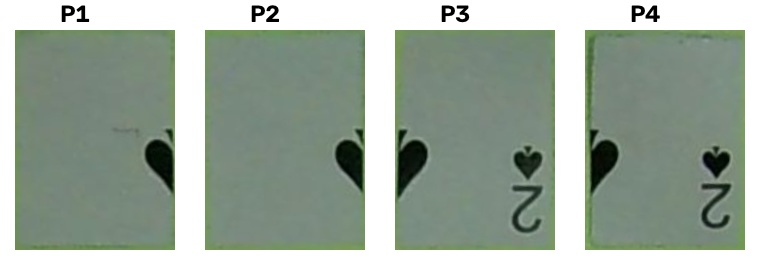
#> input picture validation/generic_reconstruct_20260731_2358/piece_sheet.jpg, 760 x 260 px
$ python challenge_two_generic_reconstruct.py --input ../../../../validation/generic_reconstruct_20260731_2358/piece_sheet.jpg --output-dir out   (older library calls are emulated)
#> lines starting #> are read from the running program, lines starting #| are printed output that depends on the picture; after the words box and inside, x2 and y2 are one past the last pixel; in counts of white or black regions, pixels touching at a corner belong together
#!/usr/bin/env python3
"""Generic offline card-piece reconstruction for 26E challenge task two.

The tool is intentionally Windows/offline friendly.  It does not use Jetson,
ROS, HMI, MCU, or mechanism state.  It reconstructs a four-piece rectangular
playing-card example by:

1. locating the green A4 plane,
2. extracting white rectangular card pieces from the upper half,
3. enumerating all 2x2 layouts and 0/180 degree orientations,
4. ranking candidates with generic card evidence:
   internal seam continuity, outer white-border quality, opposite-corner ink,
   and score margin.

It does not hardcode spade-2 semantics; the previous spade-2 photo is only a
regression sample for this generic reconstruction score.
"""

from __future__ import annotations

import argparse
import itertools
import json
import math
from pathlib import Path
from typing import Any

import cv2
import numpy as np


A4_WIDTH_MM = 210.0
A4_HEIGHT_MM = 297.0
SCALE = 4.0
WARP_WIDTH = int(A4_WIDTH_MM * SCALE)
WARP_HEIGHT = int(A4_HEIGHT_MM * SCALE)
CELL_WIDTH = 160
CELL_HEIGHT = 220


def order_quad(points: np.ndarray) -> np.ndarray:
    points = np.asarray(points, dtype=np.float32)
    sums = points.sum(axis=1)
    diffs = points[:, 0] - points[:, 1]
    return np.array(
        [
            points[np.argmin(sums)],
            points[np.argmax(diffs)],
            points[np.argmax(sums)],
            points[np.argmin(diffs)],
        ],
        dtype=np.float32,
    )


# [6 lines left out: function write_image, not called in this run]


def locate_green_a4(image: np.ndarray) -> tuple[np.ndarray, np.ndarray]:
    hsv = cv2.cvtColor(image, cv2.COLOR_BGR2HSV)
    mask = cv2.inRange(hsv, np.array([35, 35, 35]), np.array([95, 255, 255]))
    mask = cv2.morphologyEx(mask, cv2.MORPH_CLOSE, np.ones((7, 7), np.uint8), iterations=2)
    contours, _ = cv2.findContours(mask, cv2.RETR_EXTERNAL, cv2.CHAIN_APPROX_SIMPLE)
    if not contours:
        raise RuntimeError("green A4 contour not found")
    contour = max(contours, key=cv2.contourArea)
    if cv2.contourArea(contour) < 0.10 * image.shape[0] * image.shape[1]:
        raise RuntimeError("green A4 contour is too small")

    quad = order_quad(cv2.boxPoints(cv2.minAreaRect(contour)))
    destination = np.array(
        [[0, 0], [WARP_WIDTH - 1, 0], [WARP_WIDTH - 1, WARP_HEIGHT - 1], [0, WARP_HEIGHT - 1]],
        dtype=np.float32,
    )
    transform = cv2.getPerspectiveTransform(quad, destination)
    return quad, cv2.warpPerspective(image, transform, (WARP_WIDTH, WARP_HEIGHT))


def white_piece_mask(rectified: np.ndarray) -> np.ndarray:
    upper = rectified[: WARP_HEIGHT // 2]
    hsv = cv2.cvtColor(upper, cv2.COLOR_BGR2HSV)
    lab = cv2.cvtColor(upper, cv2.COLOR_BGR2Lab)
    mask = ((hsv[:, :, 1] < 85) & (hsv[:, :, 2] > 75) & (lab[:, :, 0] > 80)).astype(np.uint8) * 255
    mask = cv2.morphologyEx(mask, cv2.MORPH_CLOSE, np.ones((7, 7), np.uint8), iterations=1)
    return cv2.morphologyEx(mask, cv2.MORPH_OPEN, np.ones((5, 5), np.uint8), iterations=1)


# [8 lines left out: function extract_patch, not called in this run]


def detect_pieces(rectified: np.ndarray) -> list[dict[str, Any]]:
    contours, _ = cv2.findContours(white_piece_mask(rectified), cv2.RETR_EXTERNAL, cv2.CHAIN_APPROX_SIMPLE)
    pieces: list[dict[str, Any]] = []
    for contour in contours:
        area_px = float(cv2.contourArea(contour))
        if area_px < 3000.0 or area_px > 80000.0:
            continue
        rect = cv2.minAreaRect(contour)
        (center_x, center_y), (width, height), angle = rect
        if min(width, height) < 40.0 or max(width, height) < 80.0:
            continue
        box = cv2.boxPoints(rect).astype(np.float32)
        pieces.append(
            {
                "source_index": len(pieces) + 1,
                "center_px": [float(center_x), float(center_y)],
                "size_px": [float(width), float(height)],
                "angle_deg": float(angle),
                "area_px": area_px,
                "box_px": box.tolist(),
                "patch": extract_patch(rectified, box),
            }
        )
    pieces.sort(key=lambda item: item["center_px"][0])
    for index, piece in enumerate(pieces, 1):
        piece["piece_id"] = index
    if len(pieces) != 4:
        raise RuntimeError(f"white card piece count {len(pieces)} != 4")
    return pieces


# [94 lines left out: functions ink_mask, gradient_image, band_profile, zncc, aligned_profile_score, side_descriptor, not called in this run]


def seam_score(left: np.ndarray, left_side: str, right: np.ndarray, right_side: str) -> dict[str, float]:
    return aligned_profile_score(side_descriptor(left, left_side), side_descriptor(right, right_side))


# [37 lines left out: functions outer_border_score, corner_pair_score, not called in this run]


def make_canvas(cells: list[np.ndarray]) -> np.ndarray:
    return np.vstack([np.hstack([cells[0], cells[1]]), np.hstack([cells[2], cells[3]])])


# [113 lines left out: functions score_layout, enumerate_layouts, draw_layout, draw_piece_overlay, save_piece_sheet, strip_images and 1 more, not called in this run]


def run(input_path: Path, output_dir: Path, candidate_count: int) -> dict[str, Any]:
    output_dir.mkdir(parents=True, exist_ok=True)
    image = cv2.imread(str(input_path), cv2.IMREAD_COLOR)
    if image is None:
        raise FileNotFoundError(input_path)

    quad, rectified = locate_green_a4(image)
    pieces = detect_pieces(rectified)
    candidates = enumerate_layouts(pieces)
    best = candidates[0]
    second = candidates[1] if len(candidates) > 1 else None
    decision, gates, margin = decision_for(best, second)

    write_image(output_dir / "rectified_a4.jpg", rectified, 96)
    write_image(output_dir / "white_piece_mask.png", white_piece_mask(rectified))
    write_image(output_dir / "piece_overlay.jpg", draw_piece_overlay(rectified, pieces), 94)
    save_piece_sheet(pieces, output_dir / "piece_sheet.jpg")
    for piece in pieces:
        write_image(output_dir / f"piece_{piece['piece_id']}.jpg", piece["patch"], 94)
    write_image(output_dir / "reconstructed_clean.jpg", best["canvas"], 95)
    write_image(output_dir / "reconstructed_overlay.jpg", draw_layout(best["canvas"], f"score {best['score']:.3f}"), 95)
    for index, candidate in enumerate(candidates[:candidate_count], 1):
        write_image(
            output_dir / f"candidate_{index:02d}.jpg",
            draw_layout(candidate["canvas"], f"rank {index} score {candidate['score']:.3f}"),
            95,
        )

    report: dict[str, Any] = {
        "input": str(input_path),
        "decision": decision,
        "jetson_used": False,
        "algorithm": {
            "name": "generic_rectangular_card_grid_reconstruct",
            "hardcoded_face": False,
            "grid": "2x2",
            "candidate_count_total": len(candidates),
            "candidate_generation": "all piece permutations and 0/180-degree orientations",
            "ranking_features": [
                "internal seam ink/gradient/luma continuity",
                "outer white-border quality",
                "opposite-corner ink distribution",
                "score margin for ambiguity",
            ],
        },
        "a4_quad_px": quad.tolist(),
        "piece_count": len(pieces),
        "layout_slots": ["top_left", "top_right", "bottom_left", "bottom_right"],
        "best_layout": strip_images(best),
        "second_layout": strip_images(second) if second else None,
        "score_margin": margin,
        "gates": gates,
        "pieces": strip_images(pieces),
        "top_candidates": [strip_images(candidate) for candidate in candidates[:candidate_count]],
        "outputs": {
            "rectified_a4": str(output_dir / "rectified_a4.jpg"),
            "piece_sheet": str(output_dir / "piece_sheet.jpg"),
            "reconstructed_clean": str(output_dir / "reconstructed_clean.jpg"),
            "reconstructed_overlay": str(output_dir / "reconstructed_overlay.jpg"),
            "report_json": str(output_dir / "report.json"),
            "report_md": str(output_dir / "report.md"),
        },
        "boundary": [
            "Windows offline single-image evidence only.",
            "No Jetson runtime, ROS, serial, HMI, MCU, or mechanism validation was performed.",
            "A low score margin means the face is reconstructed but some low-texture physical piece order may remain ambiguous.",
        ],
    }
    (output_dir / "report.json").write_text(json.dumps(report, ensure_ascii=False, indent=2), encoding="utf-8")

    lines = [
        "# Generic Challenge-Two Reconstruction Report",
        "",
        f"- Decision: `{decision}`",
        f"- Jetson used: `{report['jetson_used']}`",
        f"- Hardcoded face semantics: `{report['algorithm']['hardcoded_face']}`",
        f"- Piece count: `{len(pieces)}`",
        f"- Best layout `[top_left, top_right, bottom_left, bottom_right]`: `{best['permutation']}`",
        f"- Best 180-degree rotated slots: `{best['rotated_180_slots']}`",
        f"- Score / margin: `{best['score']:.6f}` / `{margin:.6f}`",
        f"- Seam average / min / evidence: `{best['seam_average']:.6f}` / `{best['seam_min']:.6f}` / `{best['seam_evidence']:.6f}`",
        f"- Outer border score: `{best['outer_border']['score']:.6f}`",
        f"- Corner-pair score: `{best['corner_pair']['score']:.6f}`",
        "",
        "## Gates",
        "",
    ]
    for name, value in gates.items():
        lines.append(f"- `{name}`: `{value}`")
    lines += [
        "",
        "## Outputs",
        "",
        f"- Reconstructed clean: `{report['outputs']['reconstructed_clean']}`",
        f"- Reconstructed overlay: `{report['outputs']['reconstructed_overlay']}`",
        f"- Piece sheet: `{report['outputs']['piece_sheet']}`",
        "",
        "## Boundary",
        "",
        "This is a generic card-piece reconstruction score, not a Jetson or mechanism acceptance result.",
    ]
    (output_dir / "report.md").write_text("\n".join(lines) + "\n", encoding="utf-8")
    print(json.dumps({"decision": decision, "best_layout": best["permutation"], "score": best["score"], "score_margin": margin}, ensure_ascii=False))
    return report


def main() -> None:
    parser = argparse.ArgumentParser(description=__doc__)
    parser.add_argument("--input", type=Path, required=True)
    parser.add_argument("--output-dir", type=Path, required=True)
    parser.add_argument("--candidate-count", type=int, default=8)
    args = parser.parse_args()
    run(args.input, args.output_dir, max(1, args.candidate_count))
#> in run, image is the input picture: shape (260, 760, 3); mean B, G, R 154.7, 166.9, 154.1
#> in locate_green_a4, `mask = cv2.inRange(hsv, np.array([35, 35, 35]), np.array([95, 255, 255..`:
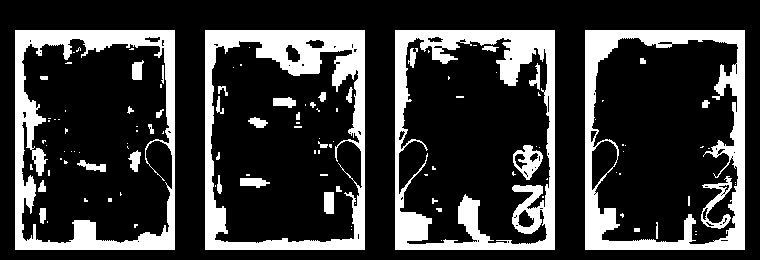
#> mask: shape (260, 760); 21.7% white; 118 white regions (78 under 20 px), largest, box (x1, y1, x2, y2) and area: (395, 30, 555, 250) 10604, (205, 30, 365, 250) 9726, (585, 30, 745, 250) 9404
#> in locate_green_a4, `mask = cv2.morphologyEx(mask, cv2.MORPH_CLOSE, np.ones((7, 7), np.uint..`:
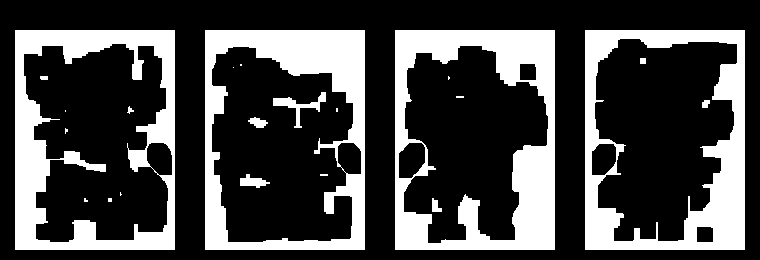
#> mask: shape (260, 760); 27.8% white; 23 white regions (11 under 20 px)
#> in locate_green_a4, `contours, _ = cv2.findContours(mask, cv2.RETR_EXTERNAL, cv2.CHAIN_APPR..`: contours = 4 contours; box (x1, y1, x2, y2) and area: (585, 30, 745, 250) 34821, (395, 30, 555, 250) 34821, (205, 30, 365, 250) 34821, (15, 30, 175, 250) 34821
#> in locate_green_a4, `contour = max(contours, key=cv2.contourArea)`: contour = [[585, 30], [585, 249], [744, 249], [744, 30]]
#> in order_quad, `points = np.asarray(points, dtype=np.float32)`: points = [[744, 249], [585, 249], [585, 30], [744, 30]]
#> in order_quad, `sums = points.sum(axis=1)`: sums = [993, 834, 615, 774]
#> in order_quad, `diffs = points[:, 0] - points[:, 1]`: diffs = [495, 336, 555, 714]
#> in locate_green_a4, `quad = order_quad(cv2.boxPoints(cv2.minAreaRect(contour)))`: quad = [[585, 30], [744, 30], [744, 249], [585, 249]]
#> in locate_green_a4, `transform = cv2.getPerspectiveTransform(quad, destination)`: transform = [[5.28, -2.33e-16, -3086.9], [7.64e-17, 5.42, -162.6], [3.39e-19, -1.07e-34, 1]]
#> in run, `quad, rectified = locate_green_a4(image)`:
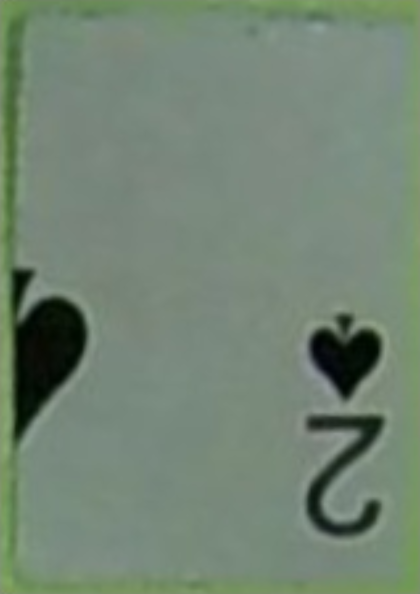
#> rectified: shape (1188, 840, 3) (shown at 1/2 size); mean B, G, R 115.2, 132.1, 114.6
#> in run, `quad, rectified = locate_green_a4(image)`: quad = [[585, 30], [744, 30], [744, 249], [585, 249]]
#> in white_piece_mask, `upper = rectified[: WARP_HEIGHT // 2]`:
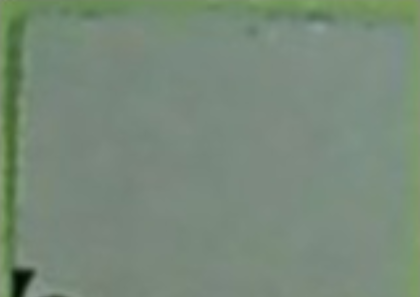
#> upper: shape (594, 840, 3) (shown at 1/2 size); mean B, G, R 121.2, 137.6, 119.9
#> in white_piece_mask, `mask = ((hsv[:, :, 1] < 85) & (hsv[:, :, 2] > 75) & (lab[:, :, 0] > 80..`:
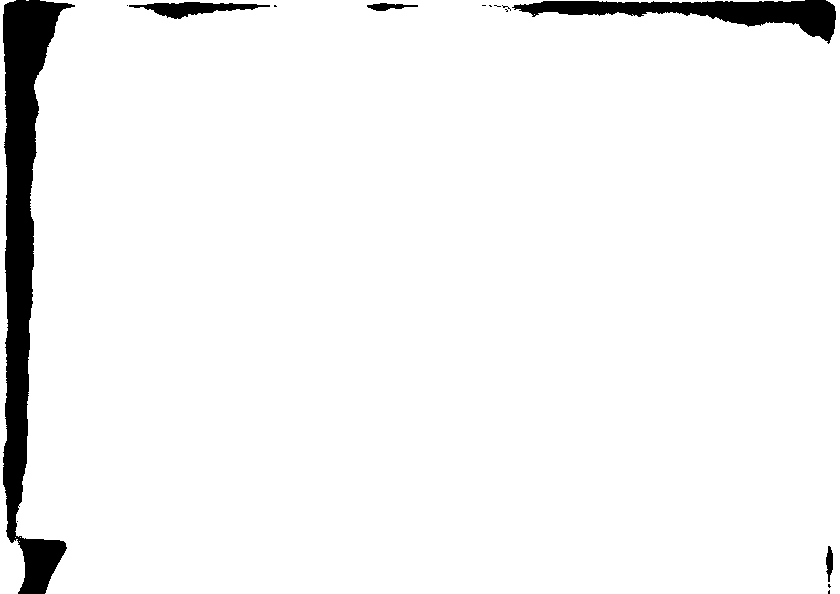
#> mask: shape (594, 840); 95.3% white; 15 black regions (10 under 20 px), largest, box (x1, y1, x2, y2) and area: (3, 0, 75, 594) 16562, (512, 0, 836, 44) 5448, (129, 2, 270, 19) 1124, (367, 3, 418, 11) 225, (826, 546, 833, 582) 169
#> in white_piece_mask, `mask = cv2.morphologyEx(mask, cv2.MORPH_CLOSE, np.ones((7, 7), np.uint..`:
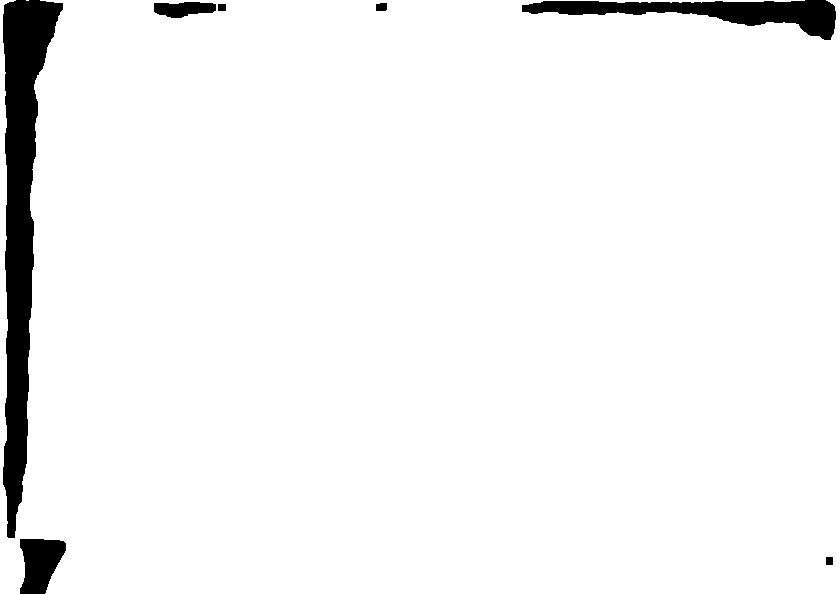
#> mask: shape (594, 840); 95.5% white; 7 black regions, largest, box (x1, y1, x2, y2) and area: (3, 0, 63, 538) 14477, (522, 0, 836, 40) 5273, (20, 539, 66, 594) 1839
#> in white_piece_mask, `return cv2.morphologyEx(mask, cv2.MORPH_OPEN, np.ones((5, 5), np.uint8..`:
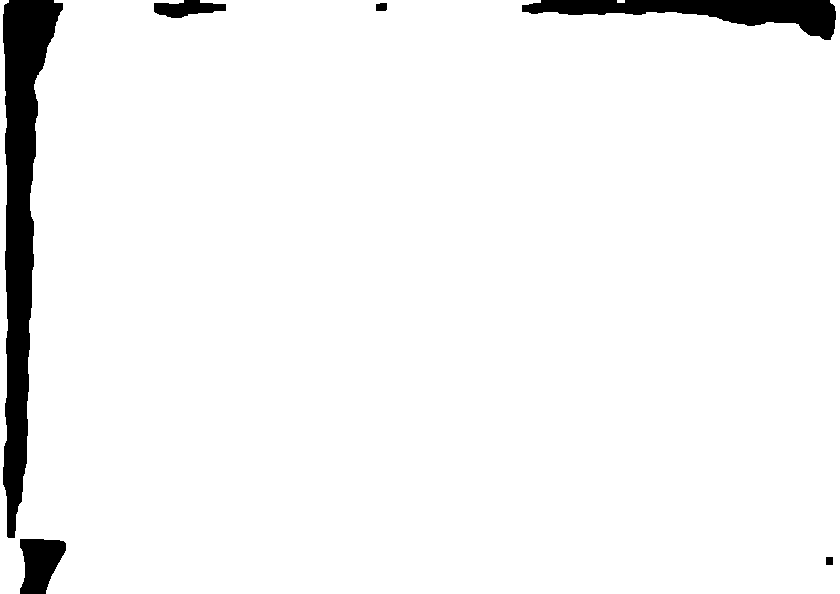
#> returned value: shape (594, 840); 95.4% white; 6 black regions
#> in detect_pieces, `contours, _ = cv2.findContours(white_piece_mask(rectified), cv2.RETR_E..`: contours = 2 contours, 1 with area under 20; largest, box (x1, y1, x2, y2) and area: (0, 0, 840, 594) 473873
#> the loop in detect_pieces, `for contour in contours:` made 2 passes
#> area_px on pass 2: 473873
#> after the loop in detect_pieces, `for contour in contours:`: pieces = []


if __name__ == "__main__":
#> (the run stopped early here; a loop or call above may not have finished)

$ run again, with validation/generic_reconstruct_20260731_2358/candidate_01.jpg copied over validation/generic_reconstruct_20260731_2358/piece_sheet.jpg
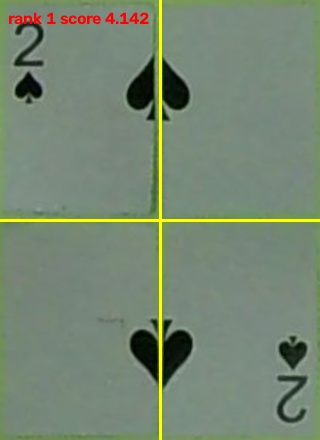
#> input picture validation/generic_reconstruct_20260731_2358/candidate_01.jpg, 320 x 440 px
#> in run, image is the input picture: shape (440, 320, 3); mean B, G, R 114.1, 134.5, 118.1
#> in locate_green_a4, `mask = cv2.morphologyEx(mask, cv2.MORPH_CLOSE, np.ones((7, 7), np.uint..`:
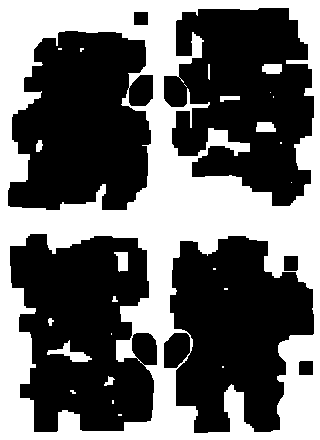
#> mask: shape (440, 320); 40.3% white; 25 white regions (14 under 20 px), largest, box (x1, y1, x2, y2) and area: (0, 0, 320, 440) 55409, (47, 340, 92, 362) 338, (114, 252, 128, 272) 203
#> in locate_green_a4, `contours, _ = cv2.findContours(mask, cv2.RETR_EXTERNAL, cv2.CHAIN_APPR..`: contours = [[[0, 0], [0, 439], [319, 439], [319, 0]]]
#> in locate_green_a4, `contour = max(contours, key=cv2.contourArea)`: contour = [[0, 0], [0, 439], [319, 439], [319, 0]]
#> points = [[319, 439], [-1.34e-14, 439], [0, 0], [319, 0]]
#> sums = [758, 439, 0, 319]
#> diffs = [-120, -439, 0, 319]
#> in locate_green_a4, `quad = order_quad(cv2.boxPoints(cv2.minAreaRect(contour)))`: quad = [[0, 0], [319, 0], [319, 439], [-1.34e-14, 439]]
#> transform = [[2.63, 8.05e-17, 0], [0, 2.7, 0], [0, 9.6e-20, 1]]
#> in run, `quad, rectified = locate_green_a4(image)`: quad = [[0, 0], [319, 0], [319, 439], [-1.34e-14, 439]]
#> lab: shape (594, 840, 3); mean of channels 0, 1, 2 138.7, 118.8, 136.8
#> in white_piece_mask, `return cv2.morphologyEx(mask, cv2.MORPH_OPEN, np.ones((5, 5), np.uint8..`:
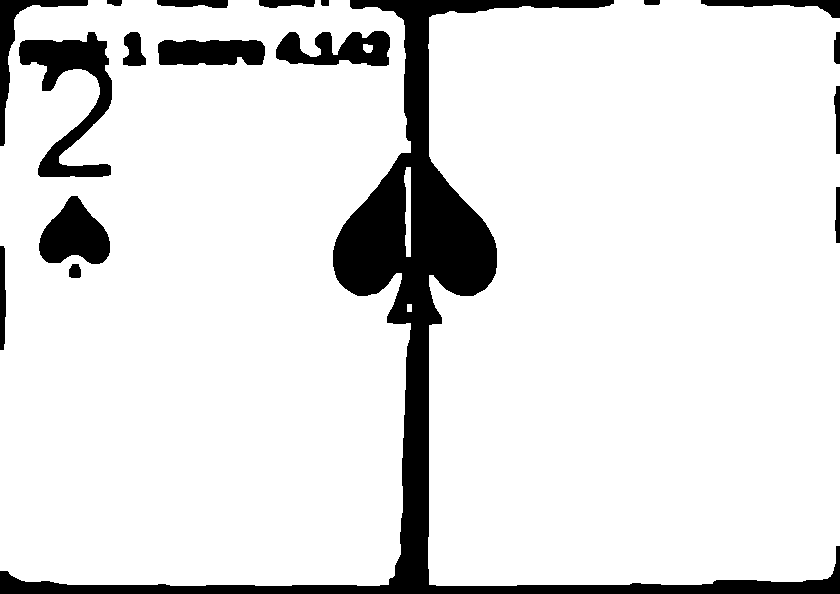
#> returned value: shape (594, 840); 88.5% white; 18 black regions
#> in detect_pieces, `contours, _ = cv2.findContours(white_piece_mask(rectified), cv2.RETR_E..`: contours = 4 contours; box (x1, y1, x2, y2) and area: (428, 0, 840, 586) 228918, (0, 0, 411, 586) 224156, (404, 167, 411, 257) 404, (407, 304, 412, 312) 28
#> the loop in detect_pieces, `for contour in contours:` made 4 passes
#> area_px on passes 2 to 4: 404, 228918, 224156.5
#> after the loop in detect_pieces, `for contour in contours:`: pieces = []
